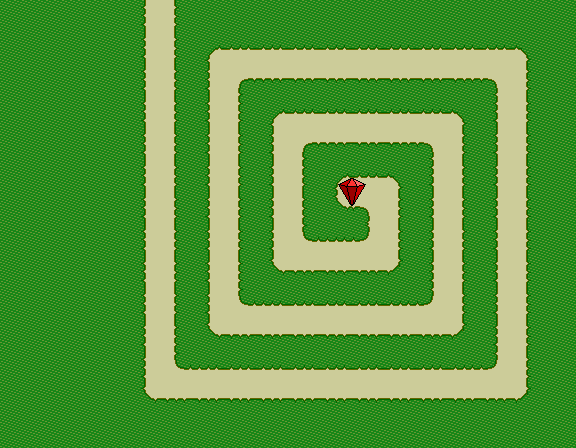

Below is a game level as drawn by its tile map, then a one-line description and the .tmx file that defines it, in full:
An orthogonal 18x14 tile map with 32x32 px tiles, 2 tile layers (Walls, Doodads), 2 tilesets and 1 object.

<map version="1.0" orientation="orthogonal" renderorder="right-down" width="18" height="14" tilewidth="32" tileheight="32" nextobjectid="19">
 <tileset firstgid="1" name="Green Tiles" tilewidth="32" tileheight="32" tilecount="15" columns="5">
  <image source="GreenTiles.png" width="160" height="96" />
  <terraintypes>
   <terrain name="Walls" tile="-1" />
   <terrain name="Ground" tile="-1" />
   <terrain name="Jewel" tile="-1" />
  </terraintypes>
  <tile id="0" terrain="1,1,1,0" />
  <tile id="1" terrain="1,1,0,0" />
  <tile id="2" terrain="1,1,0,1" />
  <tile id="3" terrain="0,0,0,1" />
  <tile id="4" terrain="0,0,1,0" />
  <tile id="5" terrain="1,0,1,0" />
  <tile id="6" terrain="0,0,0,0" />
  <tile id="7" terrain="0,1,0,1" />
  <tile id="8" terrain="0,1,0,0" />
  <tile id="9" terrain="1,0,0,0" />
  <tile id="10" terrain="1,0,1,1" />
  <tile id="11" terrain="0,0,1,1" />
  <tile id="12" terrain="0,1,1,1" />
  <tile id="13" terrain="2,2,2,2" />
  <tile id="14" terrain="1,1,1,1" />
 </tileset>
 <tileset firstgid="16" name="Doodads" tilewidth="32" tileheight="32" tilecount="1" columns="1">
  <tileoffset x="16" y="16" />
  <image source="Doodads.png" width="32" height="32" />
 </tileset>
 <layer name="Walls" width="18" height="14">
  <data encoding="csv">
7,7,7,7,8,6,7,7,7,7,7,7,7,7,7,7,7,7,
7,7,7,7,8,6,4,12,12,12,12,12,12,12,12,12,5,7,
7,7,7,7,8,6,8,1,2,2,2,2,2,2,2,3,6,7,
7,7,7,7,8,6,8,6,4,12,12,12,12,12,5,8,6,7,
7,7,7,7,8,6,8,6,8,1,2,2,2,3,6,8,6,7,
7,7,7,7,8,6,8,6,8,6,4,12,5,8,6,8,6,7,
7,7,7,7,8,6,8,6,8,6,9,3,6,8,6,8,6,7,
7,7,7,7,8,6,8,6,8,11,12,13,6,8,6,8,6,7,
7,7,7,7,8,6,8,6,9,2,2,2,10,8,6,8,6,7,
7,7,7,7,8,6,8,11,12,12,12,12,12,13,6,8,6,7,
7,7,7,7,8,6,9,2,2,2,2,2,2,2,10,8,6,7,
7,7,7,7,8,11,12,12,12,12,12,12,12,12,12,13,6,7,
7,7,7,7,9,2,2,2,2,2,2,2,2,2,2,2,10,7,
7,7,7,7,7,7,7,7,7,7,7,7,7,7,7,7,7,7
</data>
 </layer>
 <objectgroup name="Path">
  <object id="3" x="0" y="0">
   <polyline points="159,17 160,384 512,384 512,64 224,64 224,320 448,320 448,128 288,128 288,256 384,256 384,192 352,192" />
  </object>
 </objectgroup>
 <layer name="Doodads" width="18" height="14">
  <data encoding="csv">
0,0,0,0,8,6,0,0,0,0,0,0,0,0,0,0,0,0,
0,0,0,0,0,0,0,0,0,0,0,0,0,0,0,0,0,0,
0,0,0,0,0,0,0,0,0,0,0,0,0,0,0,0,0,0,
0,0,0,0,0,0,0,0,0,0,0,0,0,0,0,0,0,0,
0,0,0,0,0,0,0,0,0,0,0,0,0,0,0,0,0,0,
0,0,0,0,0,0,0,0,0,0,16,0,0,0,0,0,0,0,
0,0,0,0,0,0,0,0,0,0,0,0,0,0,0,0,0,0,
0,0,0,0,0,0,0,0,0,0,0,0,0,0,0,0,0,0,
0,0,0,0,0,0,0,0,0,0,0,0,0,0,0,0,0,0,
0,0,0,0,0,0,0,0,0,0,0,0,0,0,0,0,0,0,
0,0,0,0,0,0,0,0,0,0,0,0,0,0,0,0,0,0,
0,0,0,0,0,0,0,0,0,0,0,0,0,0,0,0,0,0,
0,0,0,0,0,0,0,0,0,0,0,0,0,0,0,0,0,0,
0,0,0,0,0,0,0,0,0,0,0,0,0,0,0,0,0,0
</data>
 </layer>
</map>